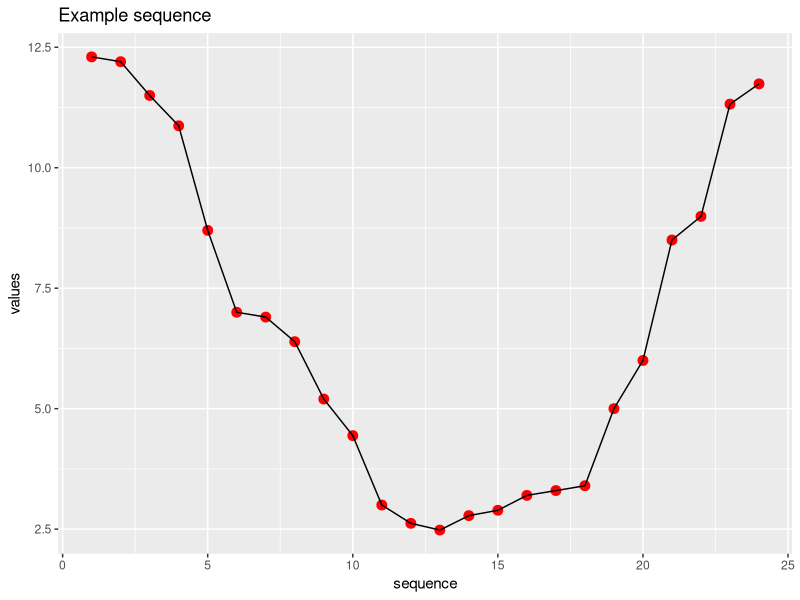

Reproduce this figure in R.
# Create an example unimodal plot
library(dplyr)
library(ggplot2)

l <- list(12.3, 12.2, 11.499, 10.87, 8.7, 7, 6.9, 6.39, 5.2, 4.44, 3,
	2.62, 2.48, 2.78, 2.891, 3.2, 3.3, 3.4, 5, 6, 8.5, 8.99, 11.32,
	11.74)

y <- do.call(rbind.data.frame, l)

df <- data.frame(1:nrow(y), y)

names(df) = list("x", "y")

df

unimodal_plot <- df %>% ggplot(aes(x=x, y=y)) +
	geom_point(size=3, color="red") +
	geom_line() +
	xlab("sequence") +
	ylab("values") +
	labs(title = "Example sequence", subtitle = waiver())

ggsave("unimodal.png", plot = unimodal_plot)
